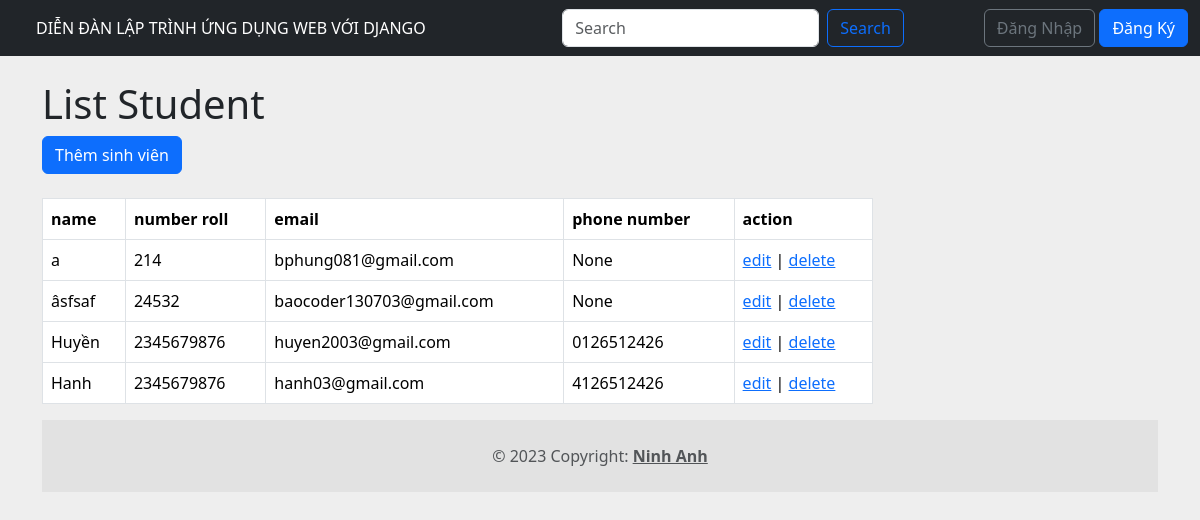
The page / on the database its author committed.
### app/models.py (models this page shows, shortened)
class Student(models.Model):
    name = models.CharField(max_length=100)
    roll_number = models.CharField(max_length=10)
    email = models.EmailField(max_length=100)
    phone_regex = RegexValidator(regex=r'^\d{10}$', message="Số điện thoại phải gồm 10 chữ số.")
    phone = models.CharField(max_length=10, validators=[phone_regex], null=True)

### app/views.py (the view)
# urls.py: path('',views.list_student, name='home'),
def list_student(req):
    students = Student.objects.all()
    return render(req,'home.html',locals())

### templates/home.html (shortened to what this page needs)
{% extends "base.html" %}
{% block content %}
    <div class="container">
        <div class="row">
        <div id="content" class="col-sm-9">
         <h1>List Student</h1>
         <div class="mb-4">
            <a href="{% url 'add_student'%}" class="btn btn-primary" role="button">Thêm sinh viên</a>
          </div>
         <div class="table-responsive">
              <table class="table table-bordered table-hover">
                <thead>
                    <tr>
                        <th>name</th>
                        <th>number roll</th>
                        <th>email</th>
                        <th>phone number</th>
                        <th>action</th>
                    </tr>
                </thead>
                <tbody>
                    {% for student in students %}
                    <tr>
                      <td>{{ student.name }}</td>
                      <td>{{ student.roll_number }}</td>
                      <td>{{ student.email }}</td>
                      <td>{{ student.phone }}</td>
                      <td>
                        <a href="{% url 'edit_student' student.id %}"> edit</a> |
                        <a onclick=" return confirm('Bạn chắc chắn muốn xóa ?')" href="{% url 'delete_student' student.id %}"> delete</a>
                        </td>
                    </tr>
                    {% endfor %}
                </tbody>
              </table>
          </div>
      </div>
    </div>
{% endblock content %}

### templates/base.html (shortened to what this page needs)
{% load static %}
<!DOCTYPE html>
<html lang="en">
<head>
    <link href="https://cdn.jsdelivr.net/npm/bootstrap@5.3.2/dist/css/bootstrap.min.css" rel="stylesheet">
    <link  href="{% static 'app/css/all.min.css'%}" rel="stylesheet">
    <link  href="{% static 'app/css/owl.carousel.min.css' %}" rel="stylesheet">
</head>
<body style="background-color: #eee;">
  <nav class="navbar navbar-expand-lg navbar-dark bg-dark">
      <div class="container-fluid">
        <div class="collapse navbar-collapse" id="navbarSupportedContent">
          <ul class="navbar-nav me-auto mb-2 mb-lg-0">
            <li class="nav-item">
              <a class="nav-link active" aria-current="page" href="{% url "home" %}">DIỄN ĐÀN LẬP TRÌNH ỨNG DỤNG WEB VỚI DJANGO</a>
            </li>
          </ul>
          <form class="d-flex" action = "{% url 'search' %}" method="post">
            <input class="form-control me-2" placeholder="Search" aria-label="Search" name= "search">
            <button class="btn btn-outline-primary" type="submit" style="margin-right: 80px">Search</button>
        </form>
        </div>
        {% if user.is_authenticated %}
        <div class="navbar-collapse collapse justify-content-end" id="mainMenu" style="">
          <ul class="navbar-nav ">
            <li class="nav-item dropdown">
              <a class="nav-link dropdown-toggle" id="navbarDropdown" href="#" role="button" data-bs-toggle="dropdown" aria-expanded="false">
                {{ user.username }}
              </a>
              <ul class="dropdown-menu dropdown-menu-end" aria-labelledby="navbarDropdown">
                <a class="dropdown-item" href="">Tài khoản</a>
                <a class="dropdown-item" href="">Đổi mật khẩu</a>
                <div class="dropdown-divider"></div>
                <a class="dropdown-item" href="{% url "logout" %}">Đăng Xuất</a>
              </ul>
          </li>
          </ul>
        </div>
        {% else %}
          <form class="form-inline ml-auto ">
            <a href="{% url 'login' %}" class="btn btn-outline-secondary">Đăng Nhập</a>
            <a href="{% url 'register' %}" class="btn btn-primary ml-2">Đăng Ký</a>
          </form>
        {% endif %}
      </div>
    </nav>
    <br>
  {% block content %}{% endblock content %}
<footer class="text-center text-lg-start text-muted">
  <div class="text-center p-4" style="background-color: rgba(0, 0, 0, 0.05);">
    © 2023 Copyright:
    <a class="text-reset fw-bold" href="#">Ninh Anh</a>
  </div>
</footer>
</body>
</html>

### rows shown on the page
Student: name "a", roll_number "214", email "bphung081@gmail.com", phone "None"
Student: name "âsfsaf", roll_number "24532", email "baocoder130703@gmail.com", phone "None"
Student: name "Huyền", roll_number "2345679876", email "huyen2003@gmail.com", phone "0126512426"
Student: name "Hanh", roll_number "2345679876", email "hanh03@gmail.com", phone "4126512426"
